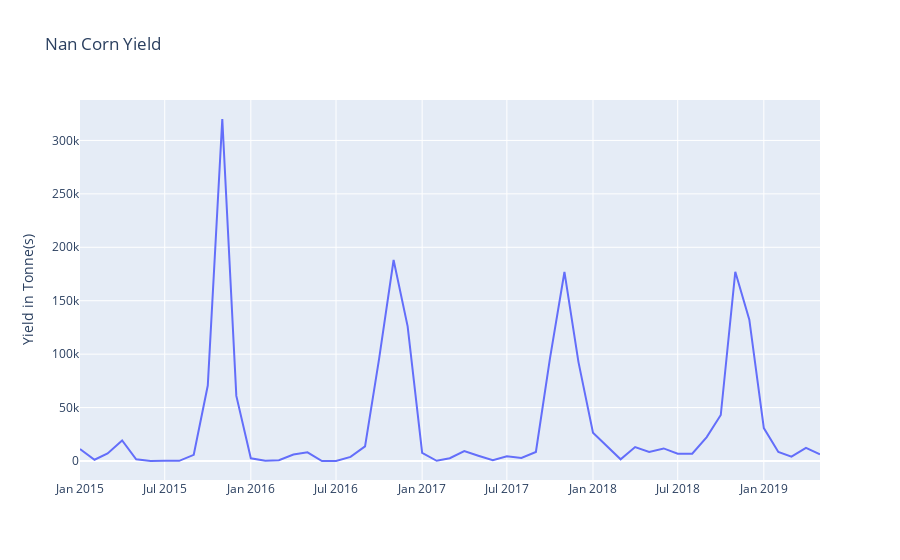

Notebook code for this chart:
### Code cell
py.iplot({'data':go.Scatter(x=df_nan.index, y=df_nan, name='y'),
         'layout':dict(title = 'Nan Corn Yield',
                       yaxis = dict(title = 'Yield in Tonne(s)'))
         })
